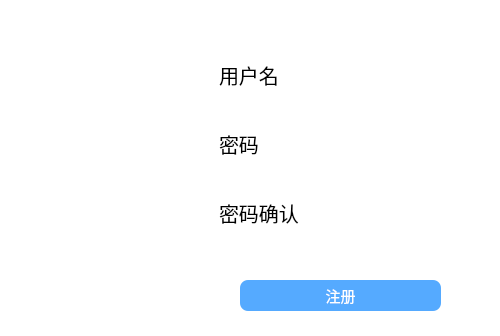
<?xml version="1.0" encoding="UTF-8"?>
<ui version="4.0">
 <class>registerwidget</class>
 <widget class="QWidget" name="registerwidget">
  <property name="geometry">
   <rect>
    <x>0</x>
    <y>0</y>
    <width>500</width>
    <height>336</height>
   </rect>
  </property>
  <property name="windowTitle">
   <string>registerwidget</string>
  </property>
  <property name="styleSheet">
   <string notr="true">background-color: rgb(255, 255, 255);
border-radius: 15px</string>
  </property>
  <widget class="QFrame" name="frmBack">
   <property name="geometry">
    <rect>
     <x>0</x>
     <y>-10</y>
     <width>191</width>
     <height>351</height>
    </rect>
   </property>
   <property name="styleSheet">
    <string notr="true">background-image: url(:/VlcPlayer/D:/苏嵌合作/视频传输/图片/背景2.jpg);</string>
   </property>
   <property name="frameShape">
    <enum>QFrame::StyledPanel</enum>
   </property>
   <property name="frameShadow">
    <enum>QFrame::Raised</enum>
   </property>
  </widget>
  <widget class="QFrame" name="frame">
   <property name="geometry">
    <rect>
     <x>190</x>
     <y>0</y>
     <width>311</width>
     <height>341</height>
    </rect>
   </property>
   <property name="autoFillBackground">
    <bool>false</bool>
   </property>
   <property name="frameShape">
    <enum>QFrame::StyledPanel</enum>
   </property>
   <property name="frameShadow">
    <enum>QFrame::Raised</enum>
   </property>
   <widget class="QPushButton" name="btnClose">
    <property name="geometry">
     <rect>
      <x>290</x>
      <y>0</y>
      <width>21</width>
      <height>23</height>
     </rect>
    </property>
    <property name="font">
     <font>
      <family>Constantia</family>
      <pointsize>8</pointsize>
     </font>
    </property>
    <property name="styleSheet">
     <string notr="true">background-color: rgb(255, 255, 255);
color: rgb(218, 218, 218);</string>
    </property>
    <property name="text">
     <string>X</string>
    </property>
   </widget>
   <widget class="QLabel" name="lblWelcome">
    <property name="geometry">
     <rect>
      <x>-30</x>
      <y>0</y>
      <width>371</width>
      <height>61</height>
     </rect>
    </property>
    <property name="styleSheet">
     <string notr="true">background-image: url(:/VlcPlayer/D:/苏嵌合作/图片/注册.jpg);</string>
    </property>
    <property name="text">
     <string/>
    </property>
   </widget>
   <widget class="QWidget" name="formLayoutWidget">
    <property name="geometry">
     <rect>
      <x>10</x>
      <y>60</y>
      <width>281</width>
      <height>221</height>
     </rect>
    </property>
    <layout class="QFormLayout" name="formLayout">
     <property name="horizontalSpacing">
      <number>8</number>
     </property>
     <property name="verticalSpacing">
      <number>10</number>
     </property>
     <property name="topMargin">
      <number>0</number>
     </property>
     <item row="0" column="1">
      <widget class="QLabel" name="tlbUName">
       <property name="font">
        <font>
         <family>微软雅黑</family>
         <pointsize>15</pointsize>
        </font>
       </property>
       <property name="text">
        <string>用户名</string>
       </property>
      </widget>
     </item>
     <item row="3" column="1">
      <widget class="QLabel" name="tlbPassword">
       <property name="font">
        <font>
         <family>微软雅黑</family>
         <pointsize>15</pointsize>
        </font>
       </property>
       <property name="text">
        <string>密码</string>
       </property>
      </widget>
     </item>
     <item row="4" column="1">
      <widget class="QLineEdit" name="lePassword">
       <property name="font">
        <font>
         <family>微软雅黑</family>
        </font>
       </property>
       <property name="text">
        <string/>
       </property>
      </widget>
     </item>
     <item row="1" column="1">
      <widget class="QLineEdit" name="leUName">
       <property name="font">
        <font>
         <family>微软雅黑</family>
        </font>
       </property>
       <property name="text">
        <string/>
       </property>
      </widget>
     </item>
     <item row="5" column="1">
      <widget class="QLabel" name="tlbPassword_2">
       <property name="font">
        <font>
         <family>微软雅黑</family>
         <pointsize>15</pointsize>
        </font>
       </property>
       <property name="text">
        <string>密码确认</string>
       </property>
      </widget>
     </item>
     <item row="6" column="1">
      <widget class="QLineEdit" name="lePassword_2">
       <property name="font">
        <font>
         <family>微软雅黑</family>
        </font>
       </property>
       <property name="text">
        <string/>
       </property>
      </widget>
     </item>
    </layout>
   </widget>
   <widget class="QPushButton" name="btnRegiste">
    <property name="geometry">
     <rect>
      <x>50</x>
      <y>280</y>
      <width>201</width>
      <height>31</height>
     </rect>
    </property>
    <property name="font">
     <font>
      <family>微软雅黑</family>
      <pointsize>11</pointsize>
      <weight>50</weight>
      <italic>false</italic>
      <bold>false</bold>
     </font>
    </property>
    <property name="styleSheet">
     <string notr="true">background-color: rgb(85, 170, 255);
color: rgb(255, 255, 255);
font: 11pt &quot;微软雅黑&quot;;
border-radius: 8px;</string>
    </property>
    <property name="text">
     <string>注册</string>
    </property>
   </widget>
  </widget>
 </widget>
 <layoutdefault spacing="6" margin="11"/>
 <resources>
  <include location="vlcplayer.qrc"/>
 </resources>
 <connections>
  <connection>
   <sender>btnClose</sender>
   <signal>clicked()</signal>
   <receiver>registerwidget</receiver>
   <slot>CloseRegisterForm()</slot>
   <hints>
    <hint type="sourcelabel">
     <x>480</x>
     <y>10</y>
    </hint>
    <hint type="destinationlabel">
     <x>393</x>
     <y>377</y>
    </hint>
   </hints>
  </connection>
  <connection>
   <sender>btnRegiste</sender>
   <signal>clicked()</signal>
   <receiver>registerwidget</receiver>
   <slot>Regist()</slot>
   <hints>
    <hint type="sourcelabel">
     <x>339</x>
     <y>292</y>
    </hint>
    <hint type="destinationlabel">
     <x>337</x>
     <y>474</y>
    </hint>
   </hints>
  </connection>
 </connections>
 <slots>
  <slot>CloseRegisterForm()</slot>
  <slot>Regist()</slot>
 </slots>
</ui>
